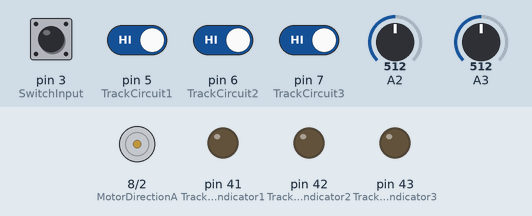
A sketch run on a simulated Arduino Mega 2560, built with avr-gcc and run on an emulated ATmega2560. On the bench: motor-driver pin pairs drawn as motors (green arrow = first pin HIGH = forward, orange = second pin HIGH = backward, longer = more drive, scaled by the enable pin), output pins drawn as LEDs (lit = HIGH). Inputs (shaded band) come from the test bench; at power-on: pin 5 (TrackCircuit1), pin 6 (TrackCircuit2), pin 7 (TrackCircuit3) HIGH, pin 3 (SwitchInput) LOW, A2 = 512, A3 = 512. WiFi joins after 1.5 s; servers stay silent unless stated; what the sketch prints to the serial monitor is not drawn.

Above: at 1.2 s.
1.3 s: pin 3 (SwitchInput) pulled HIGH for 0.15 s
At 2.0 s:
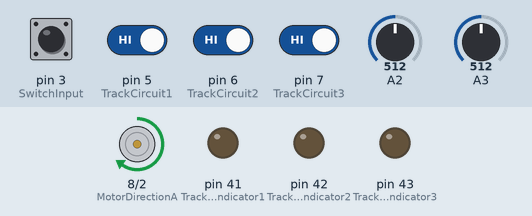
2.9 s: A2 set to 716
At 3.2 s:
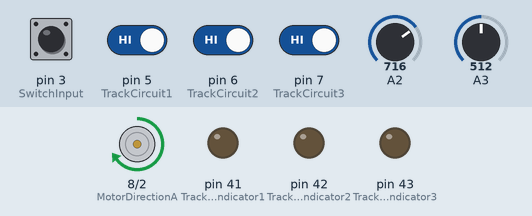
4.4 s: pin 5 (TrackCircuit1) driven LOW
At 5.5 s:
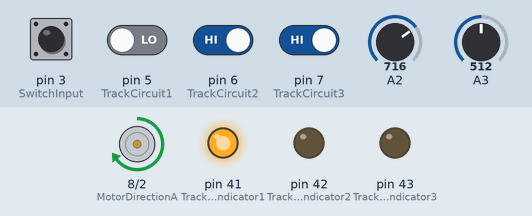
5.9 s: A3 set to 306
At 6.7 s:
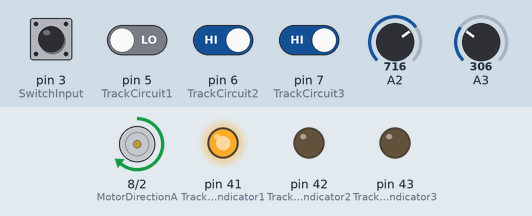
7.4 s: pin 6 (TrackCircuit2) driven LOW
At 7.8 s:
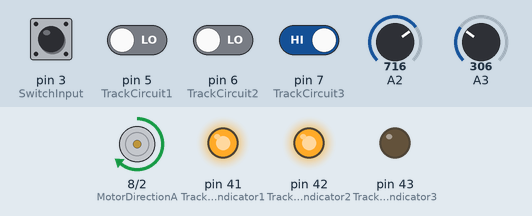
8.9 s: pin 7 (TrackCircuit3) driven LOW
At 10.2 s:
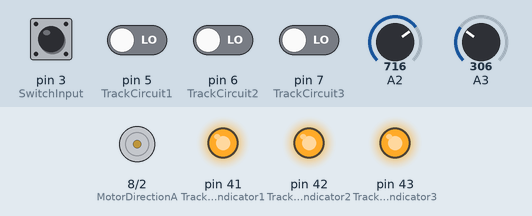
Timing chart, 0 to 11.4 s (numbered marks = the images above; inputs shaded):
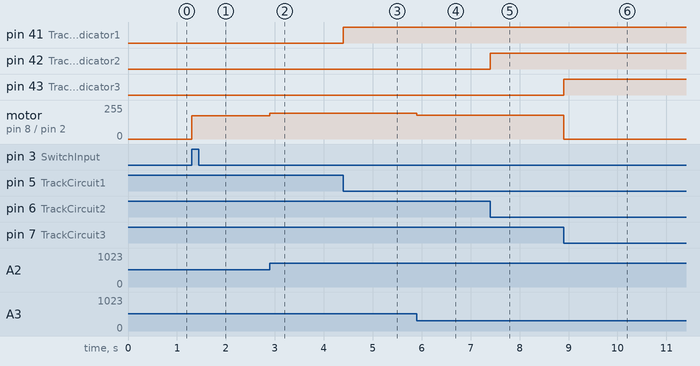

Measured:
- after the input at 1.3 s, motor on pin 8 (MotorDirectionA) / pin 2 (MotorDirectionB): stopped → forward 176/255 at once
- after the input at 2.9 s, motor on pin 8 (MotorDirectionA) / pin 2 (MotorDirectionB): forward 176/255 → forward 195/255 at once
- after the input at 4.4 s, pin 41 (TrackCircuitIndicator1): LOW → HIGH at once
- after the input at 5.9 s, motor on pin 8 (MotorDirectionA) / pin 2 (MotorDirectionB): forward 195/255 → forward 180/255 at once
- after the input at 7.4 s, pin 42 (TrackCircuitIndicator2): LOW → HIGH at once
- after the input at 8.9 s, pin 43 (TrackCircuitIndicator3): LOW → HIGH at once; motor on pin 8 (MotorDirectionA) / pin 2 (MotorDirectionB): forward 180/255 → stopped at once

The sketch:

release_train.ino
```cpp
#include <SPI.h>

//#include <EthernetUdp2.h>
//#include <Dns.h>
//#include <Dhcp.h>
#include <Ethernet2.h>
//#include <EthernetServer.h>
//#include <EthernetClient.h>
#include <avr/pgmspace.h>

#define MotorPWM 9
#define MotorDirectionA 8
#define MotorDirectionB 2

#define SwitchInput 3
#define TrackCircuit1 5
#define TrackCircuit2 6
#define TrackCircuit3 7

#define TrackCircuitIndicator1 41
#define TrackCircuitIndicator2 42
#define TrackCircuitIndicator3 43

#define SpeedControl A2
#define SpeedTrimmer A3

#define WITH_NETWORK

struct InputState {
  boolean switchState;
  boolean section1;
  boolean section2;
  boolean section3;
};

bool lapRequested = false;

class State {
  public:
    virtual State* getNextState(InputState input) = 0;
    virtual void enter() = 0;
    virtual void loop() {}
    virtual ~State();
};

State::~State() {}

class AtRest : public State {
  public:
    virtual State* getNextState(InputState input);
    virtual void enter();
    virtual void loop();
};

class GoingForwards : public State {
  public:
    virtual State* getNextState(InputState input);
    virtual void enter();
    virtual void loop();
};

class GoingBackwards : public State {
  public:
    virtual State* getNextState(InputState input);
    virtual void enter();
    virtual void loop();
};

State* AtRest::getNextState(InputState input)
{
  if (input.switchState)
    return new GoingForwards();
  if(lapRequested) {
    lapRequested = false;
    return new GoingForwards();
  }
  return NULL;
}

State* GoingForwards::getNextState(InputState input)
{
  if (input.section3)
    return new GoingBackwards();
  return NULL;
}

State* GoingBackwards::getNextState(InputState input)
{
  if (input.section1)
    return new AtRest();
  return NULL;
}

void AtRest::enter() {
  digitalWrite(MotorDirectionA, LOW);
  digitalWrite(MotorDirectionB, LOW);
}

void GoingForwards::enter() {
  digitalWrite(MotorDirectionA, HIGH);
  digitalWrite(MotorDirectionB, LOW);
}

void GoingBackwards::enter() {
  digitalWrite(MotorDirectionA, LOW);
  digitalWrite(MotorDirectionB, HIGH);
}

void AtRest::loop() {
  doFixedPwm(MotorPWM, 0);
}

void GoingForwards::loop() {
  doThrottledPwm(MotorPWM, SpeedControl, SpeedTrimmer);
}

void GoingBackwards::loop() {
  doThrottledPwm(MotorPWM, SpeedControl, SpeedTrimmer);
}

State *currentState;

#ifdef WITH_NETWORK
EthernetServer server(80);
#endif

void setup() {
  #ifdef WITH_NETWORK
  byte mac[] = {0x90, 0xA2, 0xDA, 0x10, 0x03, 0x85};

  IPAddress ip(10, 120, 105, 239);
  IPAddress dns(10, 120, 105, 1);
  IPAddress gateway(10, 120, 105, 254);

  /*IPAddress ip(10,0,0,75);
  IPAddress dns(10,0,0,3);
  IPAddress gateway(10,0,0,1);*/

  IPAddress subnet(255, 255, 255, 0);
  Ethernet.begin(mac, ip, dns, gateway, subnet);
  server.begin();
  #endif

  pinMode(SwitchInput, INPUT);   // Push switch
  pinMode(TrackCircuit1, INPUT);   // Track circuit section 1
  pinMode(TrackCircuit2, INPUT);   // Track circuit section 2
  pinMode(TrackCircuit3, INPUT);   // Track circuit section 3

  pinMode(MotorDirectionA, OUTPUT);  // direction control (1)
  pinMode(MotorPWM, OUTPUT);  // PWM pin
  pinMode(MotorDirectionB, OUTPUT); // direction control (2)
  // put your setup code here, to run once:

  pinMode(TrackCircuitIndicator1, OUTPUT);
  pinMode(TrackCircuitIndicator2, OUTPUT);
  pinMode(TrackCircuitIndicator3, OUTPUT);

  setPwmFrequency(9, 256);
  Serial.begin(9600);
  Serial.println("Starting");
  currentState = new AtRest();
  currentState->enter();
}


void loop() {
  // put your main code here, to run repeatedly:
  currentState->loop();

  InputState state = readInputs();

  #ifdef WITH_NETWORK
  checkForNetworkActivity();
  #endif

  State * newState = currentState->getNextState(state);
  if (newState == NULL) return;

  newState->enter();
  delete currentState;
  currentState = newState;
}

struct InputState readInputs() {
  bool sect1 = digitalRead(TrackCircuit1) == LOW;
  bool sect2 = digitalRead(TrackCircuit2) == LOW;
  bool sect3 = digitalRead(TrackCircuit3) == LOW;
  bool button = digitalRead(SwitchInput) == HIGH;

  InputState state = {button, sect1, sect2, sect3};
  digitalWrite(TrackCircuitIndicator1, sect1 ? HIGH : LOW);
  digitalWrite(TrackCircuitIndicator2, sect2 ? HIGH : LOW);
  digitalWrite(TrackCircuitIndicator3, sect3 ? HIGH : LOW);

  return state;
}

void responseCode(int code, String reason, EthernetClient client)
{
  client.print(F("HTTP/1.1 "));
  client.print(code);
  client.print(" ");
  client.println(reason);
}

void processRequest (String method, String path, EthernetClient client) {
  if(method == "GET") {
    if(path == "/track-circuits/status") {
      InputState state = readInputs();
      responseCode(200, "OK", client);
      client.println(F("Content-Type: application/json"));
      client.println();
      client.print("{\"section1\": ");
      client.print(state.section1);
      client.print(", \"section2\": ");
      client.print(state.section2);
      client.print(",\"section3\": ");
      client.print(state.section3);
      client.println("}");
    }
    else if(path == "/") {
      responseCode(200, "OK", client);
      client.println(F("Content-Type: text/html"));
      client.println();
      client.println(F("<html><body><h1>Text from an arduino </h1></body></html>"));

      lapRequested = true;
    }
    else if (path.startsWith("/favicon")) {
      responseCode(404, "Not Found", client);
    }
    else {
      responseCode(303, "See Other", client);
      client.println(F("Location: /"));
      client.println();
    }
  }
}

#ifdef WITH_NETWORK
void checkForNetworkActivity() {
  EthernetClient client = server.available();
  bool currentLineIsBlank = true;
  String currentLine = "";
  String requestPath = "";
  String requestMethod = "";
  while(client.connected()) {
    if(client.available()) {
      char c = client.read();
      if(c == '\n' && currentLineIsBlank)
      {
        // End of HTTP Header.
        processRequest(requestMethod, requestPath, client);
        break;
      }
      else if(c == '\n')
      {
        if(currentLine.startsWith("GET ")) {
          requestMethod = "GET";
          int pathEnd = currentLine.indexOf(' ', 4);
          requestPath = currentLine.substring(4, pathEnd);
        }
        else if(currentLine.startsWith("POST ")) {
          requestMethod = "POST";
          int pathEnd = currentLine.indexOf(' ', 5);
          requestPath = currentLine.substring(5, pathEnd);
        }

        currentLineIsBlank = true;
        currentLine = "";
      }
      else if(c != '\r')
      {
        currentLineIsBlank = false;
        currentLine += c;
      }
    }
  }
  delay(1);
  client.stop();
}
#endif

// 1 second's worth of PWM
void doThrottledPwm(int pin, int speedPin, int trimmerPin)
{
  int val = analogRead(speedPin);
  int rangeBottom = analogRead(trimmerPin);
  int bottom = map(rangeBottom, 0, 1023, 0, 255);
  int speed = map(val, 0, 1023, bottom, 225);
  if (speed == bottom) speed = 0;
  analogWrite(pin, speed);
}

void doFixedPwm(int pwmPin, int speed)
{
  analogWrite(pwmPin, speed);
}

/**
 * Divides a given PWM pin frequency by a divisor.
 *
 * The resulting frequency is equal to the base frequency divided by
 * the given divisor:
 *   - Base frequencies:
 *      o The base frequency for pins 3, 9, 10, and 11 is 31250 Hz.
 *      o The base frequency for pins 5 and 6 is 62500 Hz.
 *   - Divisors:
 *      o The divisors available on pins 5, 6, 9 and 10 are: 1, 8, 64,
 *        256, and 1024.
 *      o The divisors available on pins 3 and 11 are: 1, 8, 32, 64,
 *        128, 256, and 1024.
 *
 * PWM frequencies are tied together in pairs of pins. If one in a
 * pair is changed, the other is also changed to match:
 *   - Pins 5 and 6 are paired on timer0
 *   - Pins 9 and 10 are paired on timer1
 *   - Pins 3 and 11 are paired on timer2
 *
 * Note that this function will have side effects on anything else
 * that uses timers:
 *   - Changes on pins 3, 5, 6, or 11 may cause the delay() and
 *     millis() functions to stop working. Other timing-related
 *     functions may also be affected.
 *   - Changes on pins 9 or 10 will cause the Servo library to function
 *     incorrectly.
 *
 * Thanks to macegr of the Arduino forums for his documentation of the
 * PWM frequency divisors. His post can be viewed at:
 *   http://www.arduino.cc/cgi-bin/yabb2/YaBB.pl?num=1235060559/0#4
 */
void setPwmFrequency(int pin, int divisor) {
  byte mode;
  if (pin == 5 || pin == 6 || pin == 9 || pin == 10) {
    switch (divisor) {
      case 1: mode = 0x01; break;
      case 8: mode = 0x02; break;
      case 64: mode = 0x03; break;
      case 256: mode = 0x04; break;
      case 1024: mode = 0x05; break;
      default: return;
    }
    if (pin == 5 || pin == 6) {
      TCCR0B = (TCCR0B & 0b11111000) | mode;
    } else {
      TCCR1B = (TCCR1B & 0b11111000) | mode;
    }
  } else if (pin == 3 || pin == 11) {
    switch (divisor) {
      case 1: mode = 0x01; break;
      case 8: mode = 0x02; break;
      case 32: mode = 0x03; break;
      case 64: mode = 0x04; break;
      case 128: mode = 0x05; break;
      case 256: mode = 0x06; break;
      case 1024: mode = 0x7; break;
      default: return;
    }
    TCCR2B = (TCCR2B & 0b11111000) | mode;
  }
}
```
